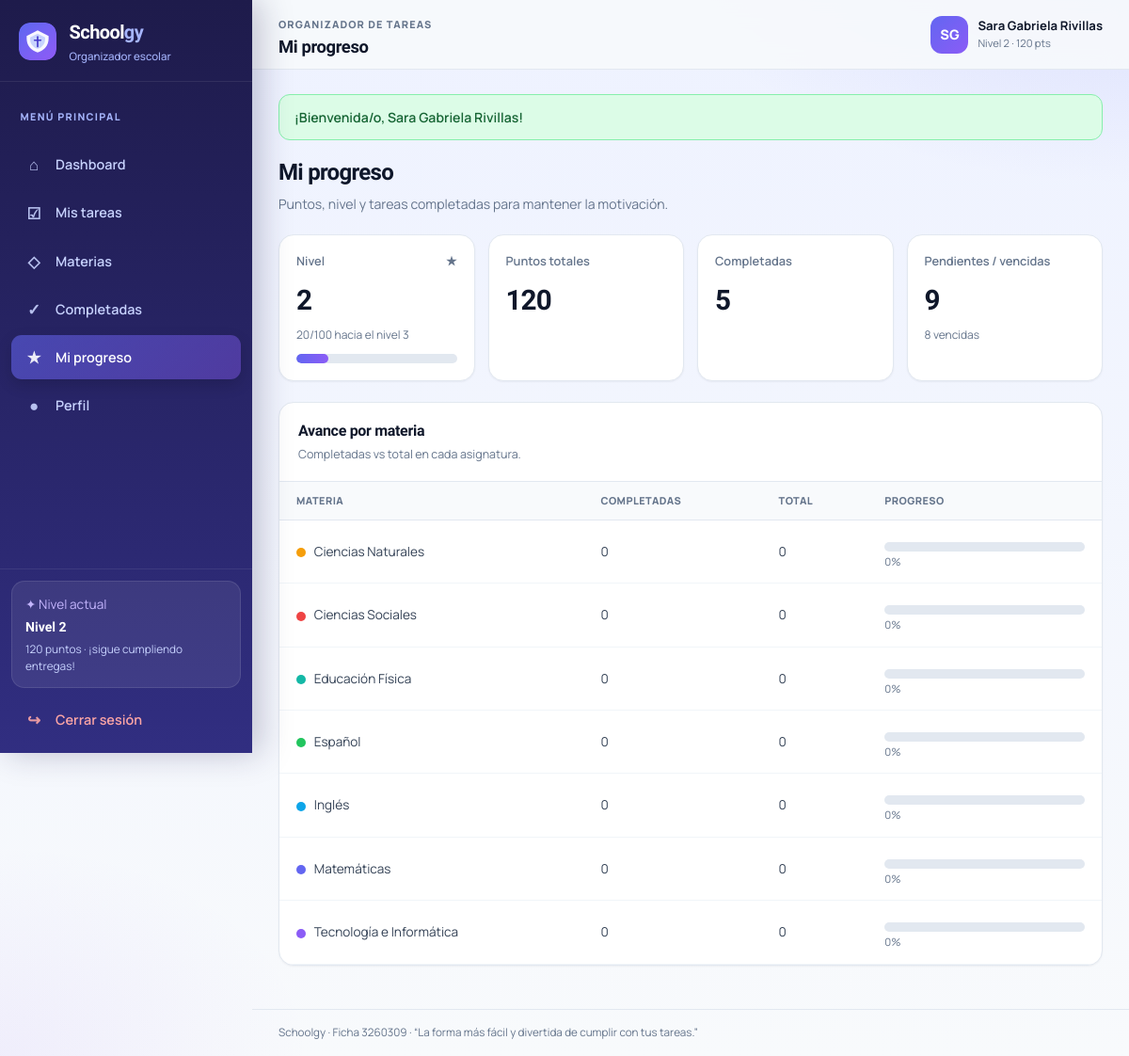
/progreso.php (signed in), run on the app's committed database.
### tables this page shows
CREATE TABLE usuario (
  id_usuario     INT UNSIGNED AUTO_INCREMENT PRIMARY KEY,
  nombre         VARCHAR(100) NOT NULL,
  correo         VARCHAR(150) NOT NULL,
  contrasena     VARCHAR(255) NOT NULL,
  puntos_totales INT NOT NULL DEFAULT 0,
  rol            ENUM('estudiante','administrador') NOT NULL DEFAULT 'estudiante',
  creado_en      DATETIME NOT NULL DEFAULT CURRENT_TIMESTAMP,
  UNIQUE KEY uq_usuario_correo (correo)
);

### includes/funciones.php (called while the page is built, shortened)
<?php
function e(string $texto): string
{
    return htmlspecialchars($texto, ENT_QUOTES, 'UTF-8');
}
function calcularNivel(int $puntos): int
{
    return max(1, (int) floor($puntos / 100) + 1);
}
function progresoNivel(int $puntos): int
{
    return $puntos % 100;
}

### progreso.php (the view, shortened to what this page needs)
<?php
require_once __DIR__ . '/includes/conexion.php';
require_once __DIR__ . '/includes/funciones.php';
$id = (int) $_SESSION['id_usuario'];
$u = $mysqli->prepare('SELECT puntos_totales FROM usuario WHERE id_usuario = ?');
$u->bind_param('i', $id);
$u->execute();
$puntos = (int) ($u->get_result()->fetch_assoc()['puntos_totales'] ?? 0);
$nivel = calcularNivel($puntos);
$barra = progresoNivel($puntos);
$s = $mysqli->prepare(
    "SELECT
       SUM(estado = 'completada') AS completadas,
       SUM(estado = 'pendiente') AS pendientes,
       SUM(estado = 'pendiente' AND fecha_entrega < NOW()) AS vencidas,
       COUNT(*) AS total
     FROM tarea WHERE id_usuario = ?"
);
$s->bind_param('i', $id);
$s->execute();
$stats = $s->get_result()->fetch_assoc();
$porMateria = $mysqli->prepare(
    "SELECT m.nombre, m.color,
            SUM(t.estado = 'completada') AS hechas,
            COUNT(t.id_tarea) AS total
     FROM materia m
     LEFT JOIN tarea t ON t.id_materia = m.id_materia AND t.id_usuario = m.id_usuario
     WHERE m.id_usuario = ?
     GROUP BY m.id_materia
     ORDER BY m.nombre"
);
$porMateria->bind_param('i', $id);
$porMateria->execute();
$materias = $porMateria->get_result()->fetch_all(MYSQLI_ASSOC);
require __DIR__ . '/includes/layout_inicio.php';
?>
<div class="page-heading">
  <div>
    <h1>Mi progreso</h1>
    <p>Puntos, nivel y tareas completadas para mantener la motivación.</p>
  </div>
</div>
<div class="stat-grid">
  <div class="stat-card">
    <div class="stat-heading"><span>Nivel</span><span>★</span></div>
    <strong><?= $nivel ?></strong>
    <small><?= $barra ?>/100 hacia el nivel <?= $nivel + 1 ?></small>
    <div class="progress-bar"><span style="width:<?= $barra ?>%"></span></div>
  </div>
  <div class="stat-card">
    <div class="stat-heading"><span>Puntos totales</span></div>
    <strong><?= $puntos ?></strong>
  </div>
  <div class="stat-card">
    <div class="stat-heading"><span>Completadas</span></div>
    <strong><?= (int) ($stats['completadas'] ?? 0) ?></strong>
  </div>
  <div class="stat-card">
    <div class="stat-heading"><span>Pendientes / vencidas</span></div>
    <strong><?= (int) ($stats['pendientes'] ?? 0) ?></strong>
    <small><?= (int) ($stats['vencidas'] ?? 0) ?> vencidas</small>
  </div>
</div>
<section class="section-card">
  <div class="card-heading">
    <div>
      <h3>Avance por materia</h3>
      <p>Completadas vs total en cada asignatura.</p>
    </div>
  </div>
  <div class="table-wrap">
    <table>
      <thead>
        <tr>
          <th>Materia</th>
          <th>Completadas</th>
          <th>Total</th>
          <th>Progreso</th>
        </tr>
      </thead>
      <tbody>
        <?php if (!$materias): ?>
          <tr><td colspan="4" class="empty">Crea materias para ver tu avance.</td></tr>
        <?php else: ?>
          <?php foreach ($materias as $m):
              $total = (int) $m['total'];
              $hechas = (int) $m['hechas'];
              $pct = $total > 0 ? (int) round(($hechas / $total) * 100) : 0;
          ?>
            <tr>
              <td>
                <span class="materia-dot" style="background:<?= e($m['color']) ?>"></span>
                <?= e($m['nombre']) ?>
              </td>
              <td><?= $hechas ?></td>
              <td><?= $total ?></td>
              <td style="min-width:160px">
                <div class="progress-bar"><span style="width:<?= $pct ?>%"></span></div>
                <small style="color:var(--muted)"><?= $pct ?>%</small>
              </td>
            </tr>
          <?php endforeach; ?>
        <?php endif; ?>
      </tbody>
    </table>
  </div>
</section>
<?php require __DIR__ . '/includes/layout_fin.php'; ?>

### css/app.css (style rules this page uses)
:root { --primary: #6366f1; --primary-dark: #4f46e5; --primary-soft: #e0e7ff; --secondary: #8b5cf6; --indigo-glow: rgba(99, 102, 241, 0.18); --success: #16a34a; --success-bg: #dcfce7; --danger: #dc2626; --danger-bg: #fee2e2; --warning: #d97706; --warning-bg: #fffbeb; --dark: #0f172a; --text: #334155; --muted: #64748b; --bg: #eef2ff; --bg-2: #f8fafc; --white: #ffffff; --border: #e2e8f0; --sidebar: #1e1b4b; --sidebar-2: #312e81; --sidebar-hover: rgba(255, 255, 255, 0.1); --font: "Manrope", system-ui, sans-serif; --display: "Sora", "Manrope", sans-serif; --shadow: 0 10px 30px rgba(15, 23, 42, 0.07); --shadow-sm: 0 1px 2px rgba(15, 23, 42, 0.05); --radius: 16px; --radius-sm: 10px; --sidebar-w: 268px; }
*, *::before, *::after { box-sizing: border-box; }
html { scroll-behavior: smooth; overflow-x: clip; }
body { margin: 0; font-family: var(--font); background: radial-gradient(ellipse 80% 50% at 100% -10%, var(--indigo-glow), transparent 55%), radial-gradient(ellipse 55% 40% at 0% 100%, rgba(139, 92, 246, 0.08), transparent 50%), linear-gradient(180deg, var(--bg) 0%, var(--bg-2) 100%); color: var(--text); line-height: 1.5; min-height: 100vh; min-height: 100dvh; -webkit-font-smoothing: antialiased; overflow-x: clip; }
.welcome-row, .page-heading { display: flex; align-items: center; justify-content: space-between; gap: 18px; margin-bottom: 22px; }
.welcome-row h1, .page-heading h1 { font-family: var(--display); font-size: 1.5rem; letter-spacing: -.03em; color: var(--dark); margin: 0; }
.welcome-row p, .page-heading p { color: var(--muted); font-size: .88rem; margin: 5px 0 0; }
.stat-grid { display: grid; grid-template-columns: repeat(4, minmax(0, 1fr)); gap: 14px; margin-bottom: 22px; }
.stat-card { background: var(--white); border: 1px solid var(--border); border-radius: 16px; padding: 18px; box-shadow: var(--shadow-sm); transition: transform .2s, box-shadow .2s; }
.stat-heading { display: flex; align-items: center; justify-content: space-between; color: var(--muted); font-size: .8rem; font-weight: 600; gap: 8px; }
.stat-card > strong { display: block; font-family: var(--display); font-size: 1.85rem; margin: 10px 0 0; color: var(--dark); letter-spacing: -.03em; }
.stat-card > small { color: var(--muted); font-size: .75rem; }
.section-card { background: var(--white); border: 1px solid var(--border); border-radius: 16px; margin-bottom: 20px; overflow: hidden; box-shadow: var(--shadow-sm); }
.card-heading { display: flex; align-items: center; justify-content: space-between; gap: 14px; padding: 18px 20px; }
.card-heading h3, .form-card h3 { font-family: var(--display); font-size: 1rem; color: var(--dark); margin: 0; letter-spacing: -.02em; }
.card-heading p { font-size: .78rem; color: var(--muted); margin: 4px 0 0; }
.table-wrap { width: 100%; overflow-x: auto; -webkit-overflow-scrolling: touch; }
table { width: 100%; border-collapse: collapse; text-align: left; }
th { font-size: .68rem; color: var(--muted); text-transform: uppercase; letter-spacing: .04em; font-weight: 800; padding: 12px 18px; border-top: 1px solid var(--border); border-bottom: 1px solid var(--border); background: #f8fafc; white-space: nowrap; }
td { padding: 13px 18px; font-size: .85rem; color: var(--text); border-bottom: 1px solid #f1f5f9; vertical-align: middle; }
.materia-dot { display: inline-block; width: 10px; height: 10px; border-radius: 50%; margin-right: 6px; vertical-align: middle; }
.progress-bar { height: 10px; border-radius: 999px; background: #e2e8f0; overflow: hidden; margin-top: 10px; }
.progress-bar span { display: block; height: 100%; background: linear-gradient(90deg, var(--primary), var(--secondary)); border-radius: 999px; transition: width .4s ease; }

### data on the page
usuario: puntos_totales "2", puntos_totales "20", $nivel + 1 "3"

### other printed values
$nivelSesion "2"
$puntosSesion "120"
$tituloPagina "Mi progreso"
$inicial "SG"
$usuarioNombre "Sara Gabriela Rivillas"
$flash['texto'] "¡Bienvenida/o, Sara Gabriela Rivillas!"
$puntos "120"
$stats['completadas'] "5"
$stats['pendientes'] "9"
$stats['vencidas'] "8"
$m['nombre'] "Ciencias Naturales"
$hechas "0"
$total "0"
$pct "0"
$m['nombre'] "Ciencias Sociales"
